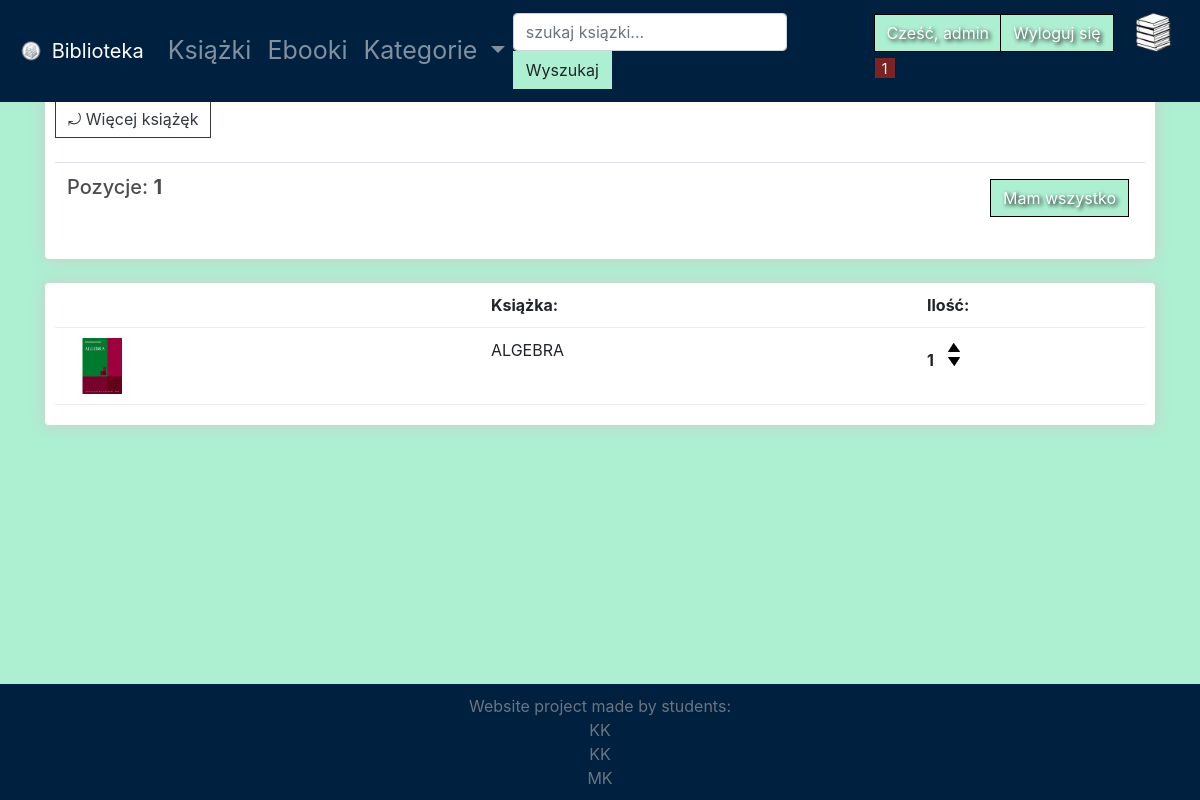
The app's page /cart/ (signed in), older data.
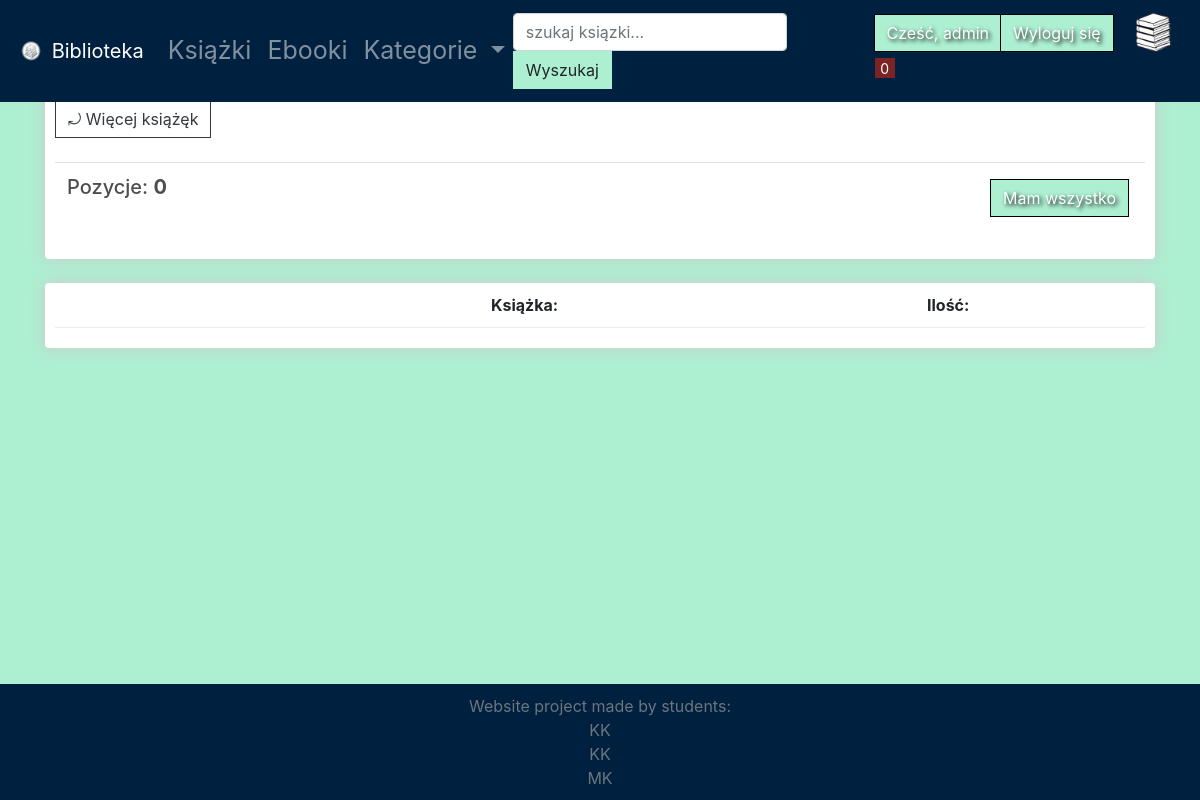
The same page, newer data.
### bookstore/models.py (models this page shows, shortened)
class Order(models.Model): #koszyk
    customer = models.ForeignKey(Customer, on_delete=models.SET_NULL, null=True, blank=True)
    data_ordered = models.DateTimeField(auto_now_add=True) #bieżąca data i godzina
    complete = models.BooleanField(default=False, null=True, blank=True)
    transaction_id = models.CharField(max_length=40, null=True)
    return_data = models.DateTimeField(default=None, null=True, blank=True)  #data zwrotu
    @property
    def get_cart_items(self): #zlicza ile produktów ejst w koszyku
        order_items = self.orderitem_set.all()  # Pobierz wszystkie elementy OrderItem dla tego zamówienia
        total_items = 0
        for item in order_items:
            total_items += item.quantity
        return total_items

class OrderItem(models.Model): #produkt w koszyku
    product = models.ForeignKey(Product, on_delete=models.SET_NULL, blank=True, null=True)
    order = models.ForeignKey(Order, on_delete=models.SET_NULL, blank=True, null=True)
    quantity = models.IntegerField(default=0, null=True, blank=True)
    data_added = models.DateTimeField(auto_now_add=True)

class Product(models.Model):
    name = models.CharField(max_length=100, null=True)
    digital = models.BooleanField(default=False, null=True, blank=False)  #czy jest nie fizyczny
    genre = models.CharField(max_length=100, null=True) #gatunek ksiązki
    author = models.CharField(max_length=100, null=True)
    isbn = models.CharField(max_length=17, null=True, blank=True, unique=True)
    image = models.ImageField(null=True, blank=True)
    @property #dekorator pozwalający dotrzeć do tego jako atrybut a nie metoda
    def imageURL(self):
        try:
            url = self.image.url
        except:
            url=''
        return url

### bookstore/views.py (the view)
# urls.py: path('cart/', views.cart, name="cart"),
@login_required
def cart(request):
     if request.user.is_authenticated:
          customer = request.user.customer
          order, created = Order.objects.get_or_create(customer=customer, complete=False) # Pobranie lub utworzenie niezakończonego zamówienia dla tego klienta
          items = order.orderitem_set.all() #Pobranie wszystkich elementów zamówienia (OrderItem) dla danego zamówienia (Order)
     else:
          items = []
          order = {'get_cart_items':0, }
     context = {'items': items, 'order':order}
     return render(request, 'store/cart.html', context)

### bookstore/templates/store/cart.html
{% extends 'store/main.html' %}
{% load static %}
{% block content %}
    <div class="row">
	    <div class="col-lg-12">
		    <div class="box-element">
                <a  class="btn btn-outline-dark" href="{% url 'store' %}">&#10558; Więcej książęk</a>
	            <br>
	            <br>
	            <table class="table">
		            <tr>
			            <th><h5>Pozycje: <strong>{{order.get_cart_items}}</strong></h5></th>
			            <th>
				        <a  style="float:right; margin:5px;" class="btn btn-custom-color2" href="{% url 'checkout' %}">Mam wszystko</a>
			            </th>
		            </tr>
	            </table>
		    </div>
		    <br>
		    <div class="box-element">
                <div class="cart-row">
                    <div style="flex:2"></div>
                    <div style="flex:2"><strong>Książka:</strong></div>
                    <div style="flex:1"><strong>Ilość:</strong></div>
                </div>
				{% for item in items %}
                <div class="cart-row">
                    <div style="flex:2"><img class="row-image" src="{{item.product.imageURL}}"></div>
                    <div style="flex:2">{{item.product.name}}</div>
                    <div style="flex:1">
                        <p class="quantity">{{item.quantity}}</p>
			            <div class="quantity">
				        <img data-product="{{item.product.id}}" data-action="add" class="chg-quantity update-cart" src="{% static  'images/arrow-up.png' %}">
				        <img data-product="{{item.product.id}}" data-action="remove" class="chg-quantity update-cart" src="{% static  'images/arrow-down.png' %}">
			            </div>
                    </div>
                </div>
				{% endfor %}
		    </div>
	    </div>
    </div>
{% endblock content %}

### bookstore/templates/store/main.html (shortened to what this page needs)
<!DOCTYPE html>
{% load static %}
<html>
<head>
	<link rel="stylesheet" href="https://stackpath.bootstrapcdn.com/bootstrap/4.4.1/css/bootstrap.min.css">
	<link rel="stylesheet" type="text/css" href="{% static 'css/style.css' %}">
</head>
<body>
	<nav class="navbar navbar-expand-lg navbar-dark bg-dark fixed-top">
		<a class="navbar-brand" href="{% url 'store' %}"><img src="{%static 'images/logo.png'%}" width="30" height="30" class="d-inline-block align-top" alt="">
		Biblioteka
		</a>
		<div class="collapse navbar-collapse " id="navbarSupportedContent">
		  <ul class="navbar-nav mr-auto">
			<li class="nav-item">
			  <a class="nav-link" href="{% url 'books' %}">Książki</a>
			</li>
			<li class="nav-item">
			  <a class="nav-link" href="{% url 'digitals' %}">Ebooki</a>
			</li>
			<li class="nav-item dropdown">
			  <a class="nav-link dropdown-toggle" href="#" id="navbarDropdown" role="button" data-toggle="dropdown" aria-haspopup="true" aria-expanded="false">
				Kategorie
			  </a>
			</li>
		  </ul>
		  <form method="GET" action="{%url 'books'%}"class="form-inline collapse navbar-collapse justify-content-center my-2 my-lg-0">
			<div>
			<input class="form-control mr-sm-0" type="search" placeholder="szukaj ksiązki..." aria-label="Search" name="q">
			<button class="btn btn-custom-color my-0 my-sm-0" type="submit">Wyszukaj</button>
			</div>
		  </form>
		  	<div class="form-inline my-2 my-lg-0">
				{% if request.user.is_authenticated %}
					<a href="{% url 'profile' %}"class="btn btn-custom-color2">Cześć, {{request.user}}</a>
					<a href="{% url 'logout' %}"class="btn btn-custom-color2 btn-custome-color-wyloguj">Wyloguj się</a>
				{% else %}
					<a href="{% url 'login' %}"class="btn btn-custom-color2">Zaloguj się</a>
				{% endif %}
			      <a href="{% url 'cart' %}">
			        <img  id="cart-icon" src="{% static 'images/cartimg.png' %}">
				   </a>
			     <p id="cart-total">{{order.get_cart_items}}</p>
			</div>
		</div>
	  </nav>
    <div style="margin-top: 40px;"class="container">
		{% block content%}
		{% endblock content%}
	</div>
	<footer class="footer">
		<div class="container">
			<span class="text-muted">Website project made by students:</span>
			<span class="text-muted">KK</span>
			<span class="text-muted">KK</span>
			<span class="text-muted">MK</span>
		</div>
	</footer>
</body>
</html>

Row changes from the older to the newer data that the page shows:
no longer on this page (row edited): Order: get_cart_items "1"
no longer on this page (row edited): OrderItem: product.imageURL (picture), product.name "ALGEBRA", quantity "1"
added Order: get_cart_items "0"
